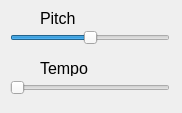
<?xml version="1.0" encoding="UTF-8"?>
<ui version="4.0">
 <class>guiDlg</class>
 <widget class="QWidget" name="guiDlg">
  <property name="geometry">
   <rect>
    <x>0</x>
    <y>0</y>
    <width>182</width>
    <height>113</height>
   </rect>
  </property>
  <property name="windowTitle">
   <string>speech</string>
  </property>
  <widget class="QSlider" name="pitchBar">
   <property name="geometry">
    <rect>
     <x>10</x>
     <y>30</y>
     <width>160</width>
     <height>16</height>
    </rect>
   </property>
   <property name="minimum">
    <number>-20</number>
   </property>
   <property name="maximum">
    <number>20</number>
   </property>
   <property name="singleStep">
    <number>1</number>
   </property>
   <property name="pageStep">
    <number>20</number>
   </property>
   <property name="orientation">
    <enum>Qt::Horizontal</enum>
   </property>
  </widget>
  <widget class="QSlider" name="tempoBar">
   <property name="geometry">
    <rect>
     <x>10</x>
     <y>80</y>
     <width>160</width>
     <height>16</height>
    </rect>
   </property>
   <property name="minimum">
    <number>20</number>
   </property>
   <property name="maximum">
    <number>40</number>
   </property>
   <property name="pageStep">
    <number>20</number>
   </property>
   <property name="orientation">
    <enum>Qt::Horizontal</enum>
   </property>
  </widget>
  <widget class="QLabel" name="label_2">
   <property name="geometry">
    <rect>
     <x>40</x>
     <y>10</y>
     <width>111</width>
     <height>16</height>
    </rect>
   </property>
   <property name="maximumSize">
    <size>
     <width>121</width>
     <height>16777215</height>
    </size>
   </property>
   <property name="font">
    <font>
     <pointsize>12</pointsize>
    </font>
   </property>
   <property name="text">
    <string>Pitch</string>
   </property>
  </widget>
  <widget class="QLabel" name="label_3">
   <property name="geometry">
    <rect>
     <x>40</x>
     <y>60</y>
     <width>111</width>
     <height>16</height>
    </rect>
   </property>
   <property name="maximumSize">
    <size>
     <width>121</width>
     <height>16777215</height>
    </size>
   </property>
   <property name="font">
    <font>
     <pointsize>12</pointsize>
    </font>
   </property>
   <property name="text">
    <string>Tempo</string>
   </property>
  </widget>
 </widget>
 <resources/>
 <connections/>
</ui>
